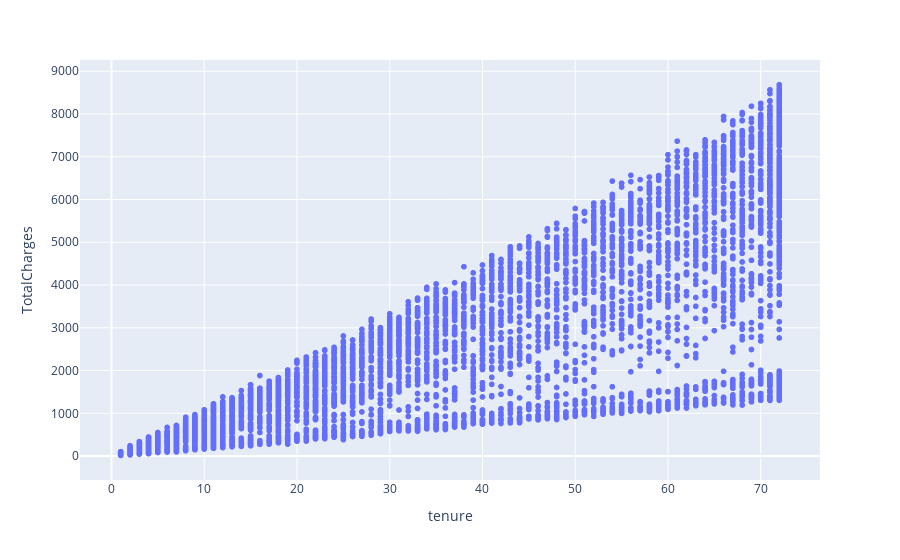

Source (notebook cell):
### Code cell
px.scatter(df_dummies, y="TotalCharges", x="tenure")

### Figure 1 — Plotly figure (JSON) as saved in the notebook; plotly's stock layout.template omitted (floating-point values rounded to 4 significant figures; data arrays with more than 128 entries replaced by an {"elided": "..."} marker saying what was removed)
{"data": [{"hovertemplate": "tenure=%{x}<br>TotalCharges=%{y}<extra></extra>", "legendgroup": "", "marker": {"color": "#636efa", "symbol": "circle"}, "mode": "markers", "name": "", "showlegend": false, "type": "scattergl", "x": {"elided": "7032 int values"}, "xaxis": "x", "y": {"elided": "7032 float values"}, "yaxis": "y"}], "layout": {"legend": {"tracegroupgap": 0}, "margin": {"t": 60}, "xaxis": {"anchor": "y", "domain": [0, 1], "title": {"text": "tenure"}}, "yaxis": {"anchor": "x", "domain": [0, 1], "title": {"text": "TotalCharges"}}}}
